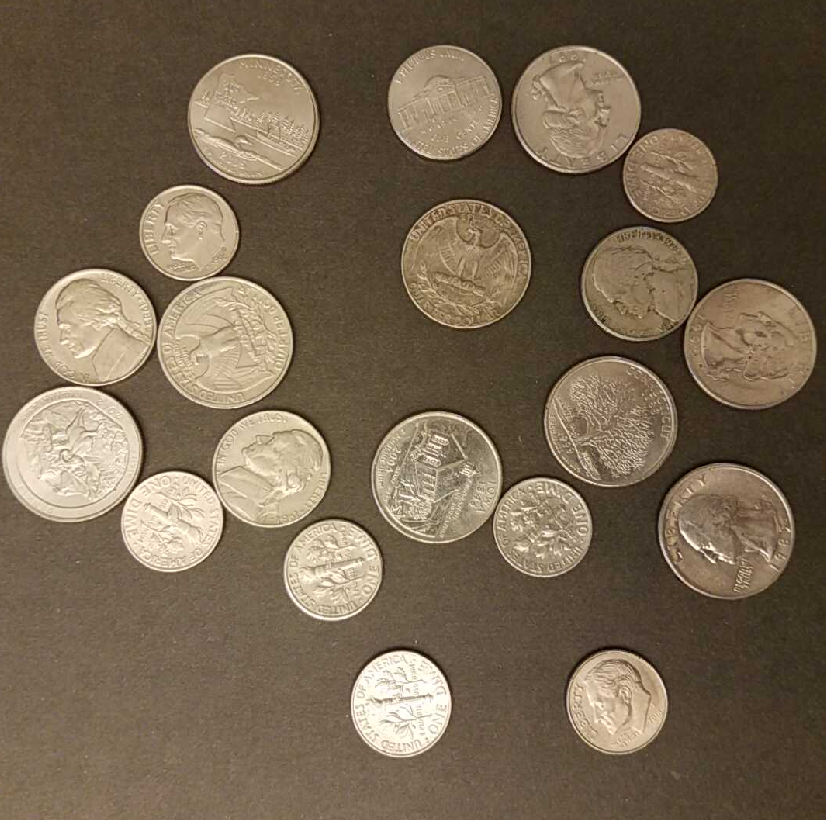
#> input picture Neta_Nakdimon_322216128_Ex4b/coins.png, 826 x 820 px
$ python ex4b_b.py
#> lines starting #> are read from the running program, lines starting #| are printed output that depends on the picture; after the words box and inside, x2 and y2 are one past the last pixel; in counts of white or black regions, pixels touching at a corner belong together
# %% [markdown]
# Let's identify coins!
# in the image given below we want to detect each coin currency,
# and we'll do it with cv2.HoughCircles!

# %%
# to run in google colab
import sys

import numpy as np

if "google.colab" in sys.modules:

    def download_from_web(url):
        import requests

        response = requests.get(url)
        if response.status_code == 200:
            with open(url.split("/")[-1], "wb") as file:
                file.write(response.content)
        else:
            raise Exception(
                f"Failed to download the image. Status code: {response.status_code}"
            )

    download_from_web(
        "https://github.com/YoniChechik/AI_is_Math/raw/master/c_04b_hough_transform/ex4b/coins.png"
    )


# %%
import cv2
from matplotlib import pyplot as plt

figsize = (10, 10)

# %%
im3 = cv2.imread("coins.png")
#> im3 is the input picture: shape (820, 826, 3); mean B, G, R 79.4, 100.5, 116.9
im3 = cv2.cvtColor(im3, cv2.COLOR_BGR2RGB)
im = cv2.cvtColor(im3, cv2.COLOR_RGB2GRAY)
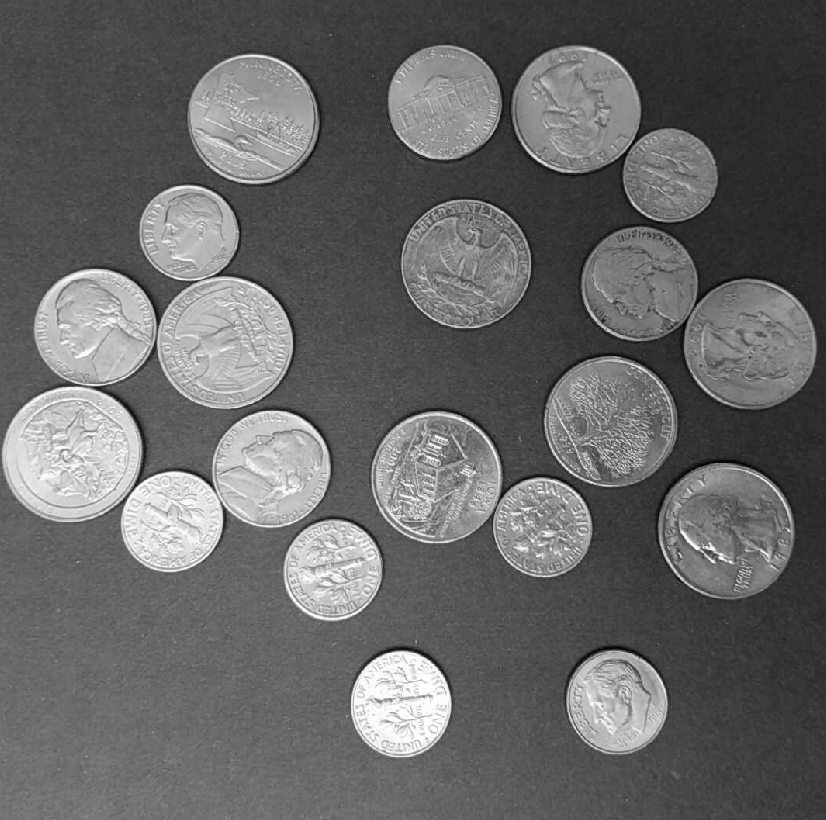
#> im: shape (820, 826); min 3, max 254, mean 103
res = im3.copy()

# TODO: fill in the best values possible
# to detect the right circle dimeter and place
acc_ratio = 1
min_dist = 70
canny_upper_th = 500
acc_th = 30
circles = cv2.HoughCircles(
    im,
    cv2.HOUGH_GRADIENT,
    acc_ratio,
    min_dist,
    param1=canny_upper_th,
    param2=acc_th,
    minRadius=15,
    maxRadius=70,
)
#> circles = 20 rows, first 8: [436.5, 477.5, 65.7], [224.5, 342.5, 67.2], [466.5, 263.5, 64], [332.5, 568.5, 48.8], [640.5, 283.5, 56.6], [271.5, 468.5, 58.1], [70.5, 455.5, 68.3], [722.5, 527.5, 65]
# Round and convert circle coordinates to integers
circles = np.round(circles[0, :]).astype("int")
#> circles = 20 rows, first 8: [436, 478, 66], [224, 342, 67], [466, 264, 64], [332, 568, 49], [640, 284, 57], [272, 468, 58], [70, 456, 68], [722, 528, 65]
# === font vars
font = cv2.FONT_HERSHEY_SIMPLEX
bottomLeftCornerOfText = (10, 500)
fontScale = 0.8
fontColor = (0, 0, 0)
lineType = 2

# ==== for each detected circle
for xyr in circles:
    radius = xyr[2]
    # draw the outer circle
    res = cv2.circle(res, (xyr[0], xyr[1]), radius, (0, 255, 0), 3)

    # TODO: write currency type on each coin.
    # use cv2.putText() and the font vars above.
    # If you need, different coin sizes can be found here:
    # https://avocadoughtoast.com/weights-sizes-us-coins/
    # Classify the coin based on radius
    if radius <= 53:
        text = "Dime"
    elif radius <= 60:
        text = "Nickel"
    elif radius <= 67:
        text = "Quarter"
    elif radius <= 77:
        text = "Dollar"
    else:
        text = "Other"

    cv2.putText(
        res,
        text,
        (xyr[0] - radius, xyr[1]),
        font,
        fontScale,
        fontColor,
        lineType,
    )
#> this loop made 20 passes
#> (xyr, radius, text) on passes 1 to 12: ([436, 478, 66], 66, 'Quarter'), ([224, 342, 67], 67, 'Quarter'), ([466, 264, 64], 64, 'Quarter'), ([332, 568, 49], 49, 'Dime'), ([640, 284, 57], 57, 'Nickel'), ([272, 468, 58], 58, 'Nickel'), ([70, 456, 68], 68, 'Dollar'), ([722, 528, 65], 65, 'Quarter'), ([94, 328, 60], 60, 'Nickel'), ([608, 420, 65], 65, 'Quarter'), ([252, 120, 66], 66, 'Quarter'), ([578, 108, 63], 63, 'Quarter')
#> pass 1, `res = cv2.circle(res, (xyr[0], xyr[1]), radius, (0, 255, 0), 3)`:
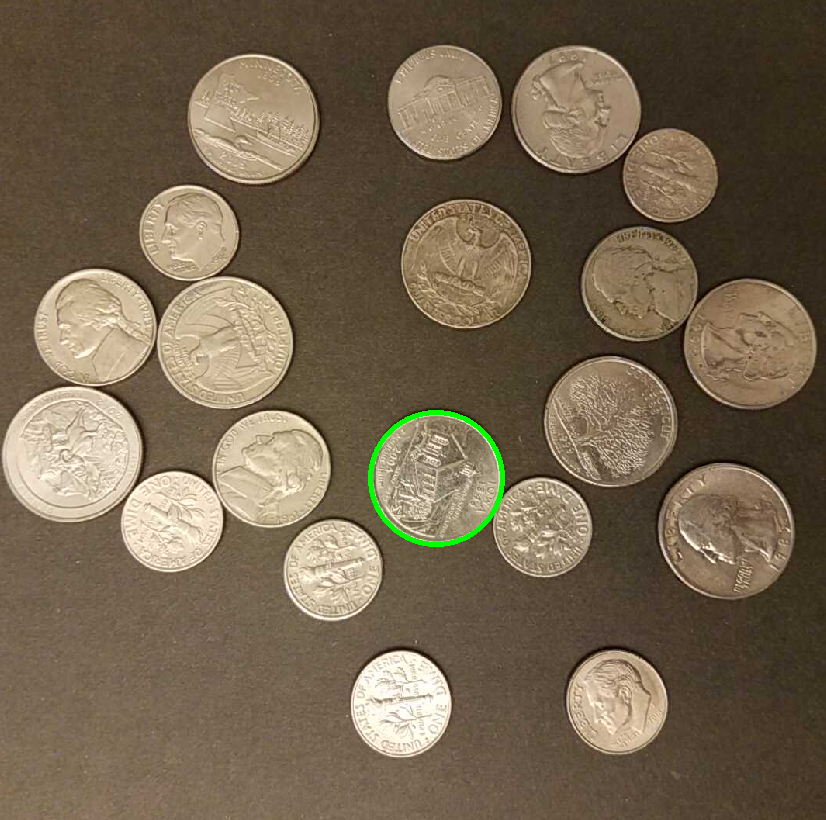
#> res: shape (820, 826, 3); mean R, G, B 116.5, 101, 79.1
#> pass 2, `res = cv2.circle(res, (xyr[0], xyr[1]), radius, (0, 255, 0), 3)`:
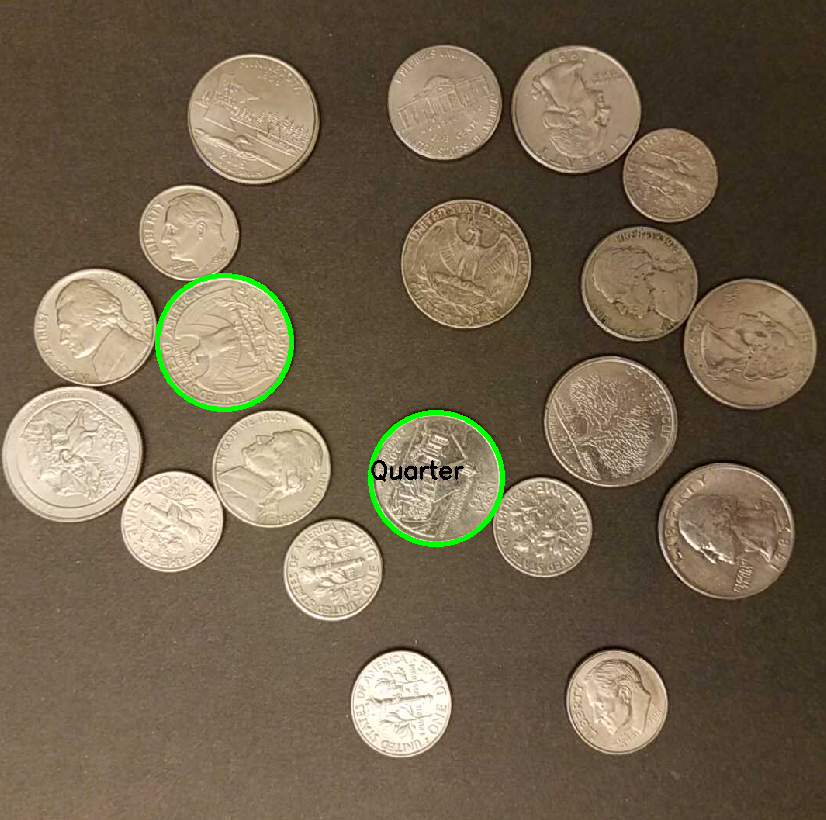
#> res: shape (820, 826, 3); 0.41% of pixels changed, all inside (x1, y1, x2, y2) = (155, 273, 464, 482)
#> pass 3, `res = cv2.circle(res, (xyr[0], xyr[1]), radius, (0, 255, 0), 3)`:
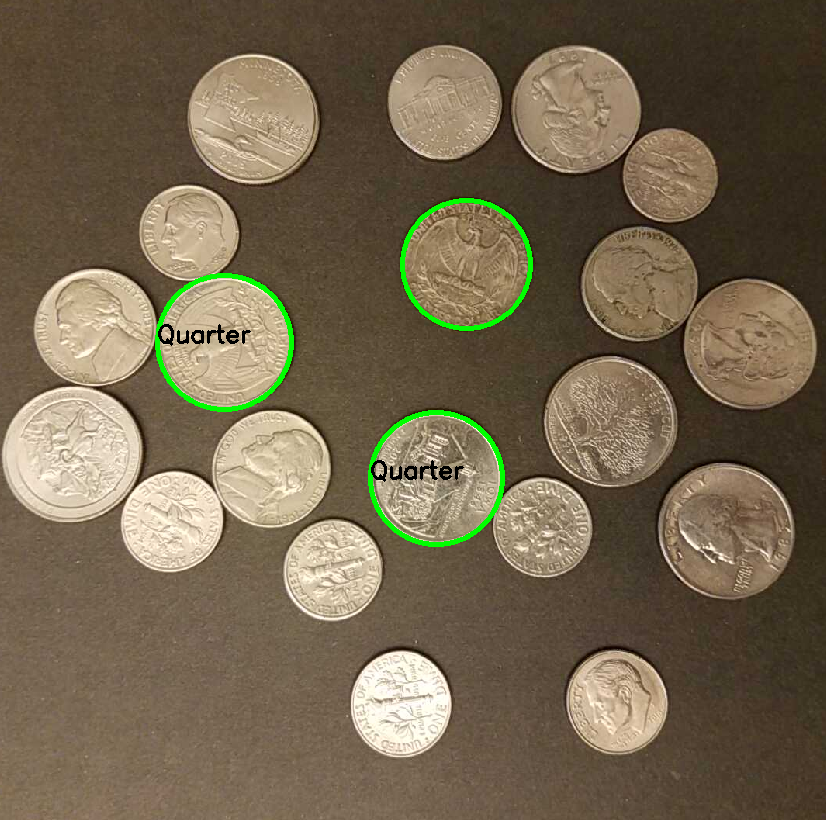
#> res: shape (820, 826, 3); 0.39% of pixels changed, all inside (x1, y1, x2, y2) = (158, 198, 533, 346)
#> after the loop:
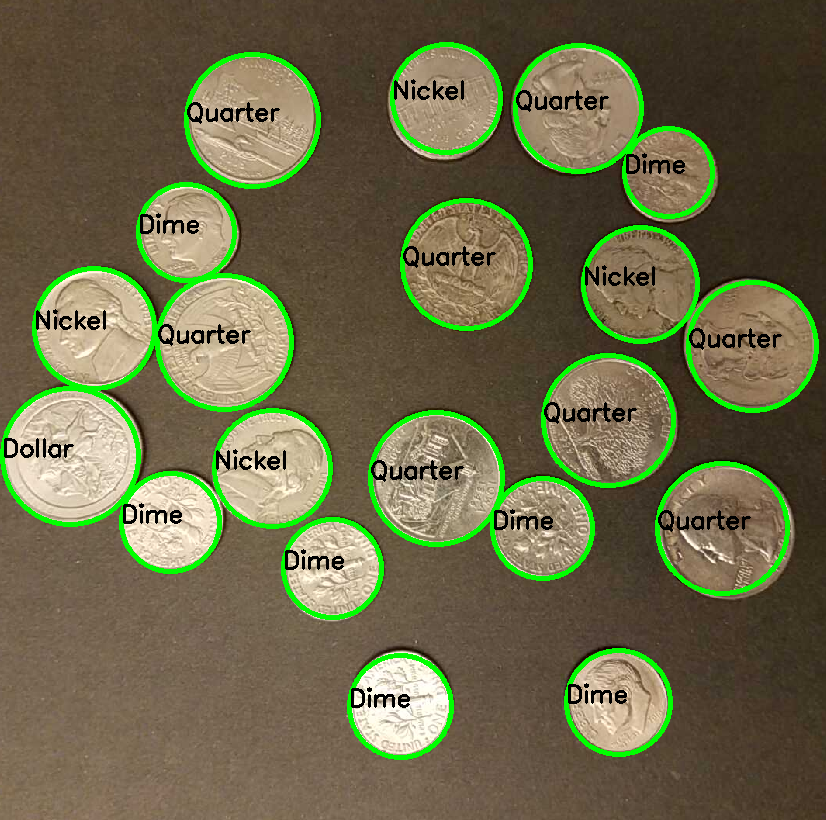
#> res: shape (820, 826, 3); 5.81% of pixels changed, all inside (x1, y1, x2, y2) = (0, 42, 819, 760)


plt.figure(figsize=figsize)
plt.imshow(res)
plt.title("final result- coins detection")
plt.show()

# %%
